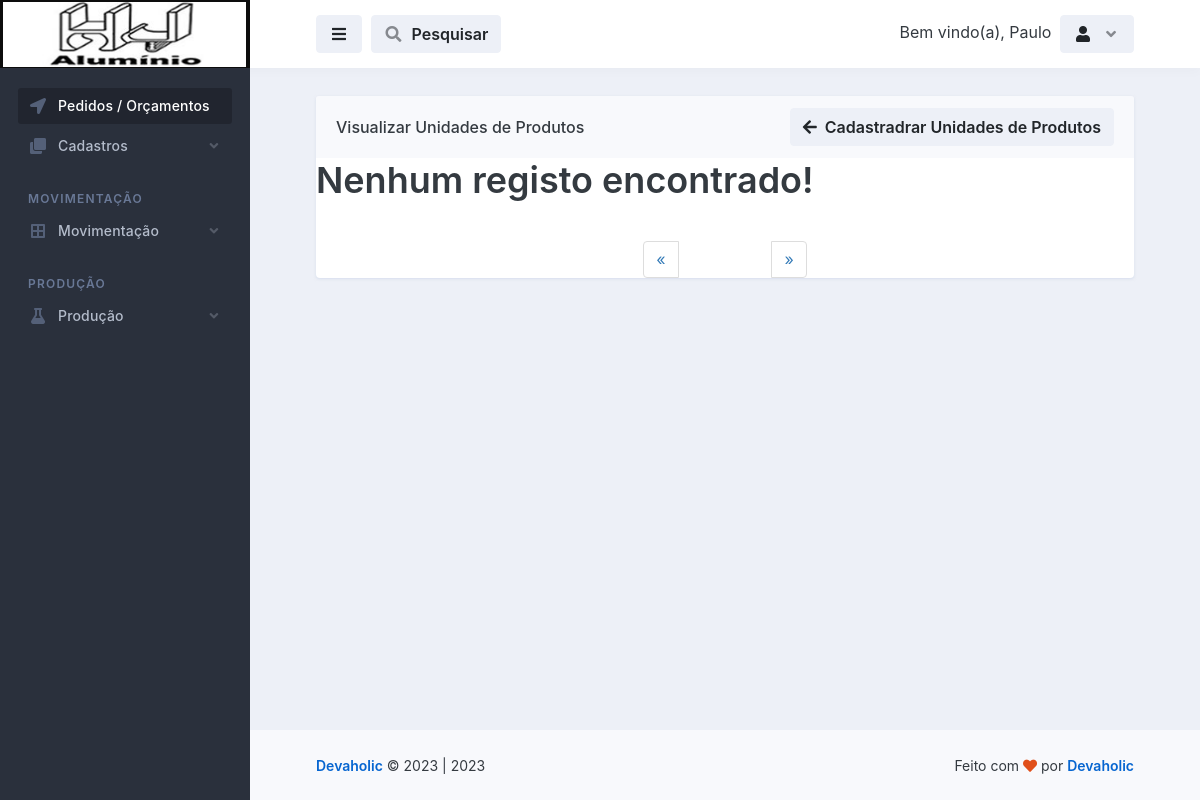
The page /unidades_de_produto/visualizar_unidades_de_produto.php (signed in) on the database as committed earlier.
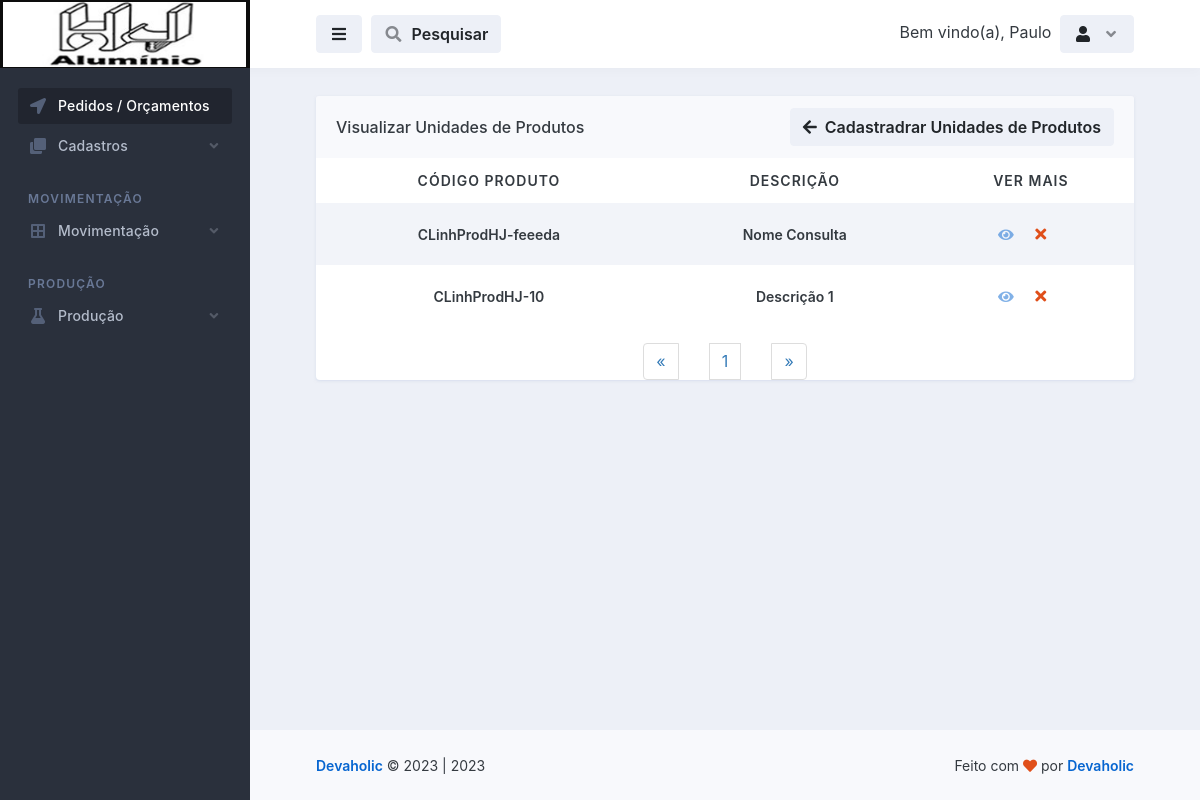
The same page on the database as committed later.
### tables this page shows
CREATE TABLE `unidades_de_produto` (
  `id` int(11) NOT NULL,
  `descricao` varchar(255) NOT NULL,
  `codigo_produto` varchar(255) NOT NULL,
  `codigo_interno` varchar(255) NOT NULL,
  `abreviacao` varchar(100) NOT NULL,
  `ultima_alteracao` date NOT NULL,
  `ativo` varchar(20) NOT NULL
);

### database.php (called while the page is built, shortened)
<?php
    class database
    {
        public $server = 'localhost';
        public $user = 'root';
        public $pass = '';
        public $bdn = 'maxportas';
        public function __construct()
        {
            try{
            $this->conn = new PDO('mysql:host='.$this->server.'; dbname='.$this->bdn, $this->user, $this->pass);
            } catch(PDOException $e){
                echo "Error $e";
            }
        }
    }
?>

### controllers/controllers_unidades_de_produto.php (called while the page is built, shortened)
<?php
    include "../database.php";
class controllers_unidades_de_produto extends database
{
    public function selecionar_unidades_de_produto()
    {
        $selecionar_unidades_de_produto = $this->conn->prepare("SELECT * FROM unidades_de_produto ORDER BY id DESC");
        $selecionar_unidades_de_produto->execute();
        $resulunidades_de_produto = $selecionar_unidades_de_produto->fetchAll(PDO::FETCH_ASSOC);
        return $resulunidades_de_produto;
    }
}
?>

### unidades_de_produto/visualizar_unidades_de_produto.php (the view, shortened to what the changed rows need)
<?php
    $servidor = "localhost";
$usuario = "root";
$senha = "";
$dbname = "maxportas";
$conn = mysqli_connect($servidor, $usuario, $senha, $dbname);
$pagina = (isset($_GET['pagina']))? $_GET['pagina'] : 1;
$result_unidades_de_produto = "SELECT * FROM unidades_de_produto";
$resultado_unidades_de_produto = mysqli_query($conn, $result_unidades_de_produto);
$total_unidades_de_produto = mysqli_num_rows($resultado_unidades_de_produto);
$quantidade_pg = 10;
$num_pagina = ceil($total_unidades_de_produto/$quantidade_pg);
$incio = ($quantidade_pg*$pagina)-$quantidade_pg;
$result_unidades_de_produto = "SELECT * FROM unidades_de_produto limit $incio, $quantidade_pg";
$resultado_unidades_de_produto = mysqli_query($conn, $result_unidades_de_produto);
?>
<!doctype html>
<html lang="en">
  <head>
    <link rel="stylesheet" id="css-main" href="../assets/css/dashmix.min.css">
    <link rel="stylesheet" href="../assets/css/pagination.css">
  </head>
  <body>
    <div id="page-container" class="sidebar-o sidebar-dark enable-page-overlay side-scroll page-header-fixed main-content-narrow">
      <main id="main-container">
        <div class="content content-full content-boxed">
          <div class="row">
            <div class="col-md-12">
              <div class="block block-rounded block-mode-loading-refresh">
                <div class="table-responsive">
                  <table class="table table-striped table-hover table-borderless table-vcenter fs-sm">
                  <?php
                    require_once "../controllers/controllers_unidades_de_produto.php";
                    $selecionar_unidades_de_produto = new controllers_unidades_de_produto();
                    $result_unidades_de_produto = $selecionar_unidades_de_produto->selecionar_unidades_de_produto();
                    if(count($result_unidades_de_produto) > 0)
                    { ?>
                    <thead style="text-align: center;">
                      <tr class="text-uppercase">
                        <th>Código Produto</th>
                        <th>Descrição</th>
                        <th>Ver Mais</th>
                      </tr>
                    </thead>
                    <?php }?>
                    <tbody style="text-align: center;">
                        <?php
                            require_once "../controllers/controllers_unidades_de_produto.php";
                            $selecionar_unidades_de_produto = new controllers_unidades_de_produto();
                            $result_unidades_de_produto = $selecionar_unidades_de_produto->selecionar_unidades_de_produto();
                            if(count($result_unidades_de_produto) > 0)
                            {
                              while($row_unidades_de_produto = mysqli_fetch_assoc($resultado_unidades_de_produto)){ ?>
                                <tr style="text-align: center;">
                                  <td>
                                      <span class="fw-semibold"><?php echo $row_unidades_de_produto['codigo_produto']; ?></span>
                                  </td>
                                  <td>
                                      <span class="fw-semibold"><?php echo $row_unidades_de_produto['descricao']; ?></span>
                                  </td>
                                  <td class="text-center text-nowrap fw-medium" style="display: flex; justify-content: center; align-items: center;">
                                    <a href="vermais_unidades_de_produto.php?view_unidades_de_produto=<?php $idCriptografado = base64_encode($row_unidades_de_produto['id']); echo $idCriptografado;?>">
                                        <i class="fa fa-eye me-1 opacity-50"></i>
                                    </a>
                                    <?php
                                       echo "<button class='btn' onclick='abrirModal(".$row_unidades_de_produto['id'].")'><i class='fa fa-fw fa-times text-danger'></i></button>";
                                      ?>
                                  </td>
                                </tr>
                          <?php } } else { echo "<h1>Nenhum registo encontrado!</h1>"; } ?>
                    </tbody>
                  </table>
                <nav class="text-center">
                  <ul class="pagination" style="display: flex; align-items: center; justify-content: space-between; width: 20%; margin: auto;">
                    <?php
                    for($i = 1; $i < $num_pagina + 1; $i++){ ?>
                      <li><a href="visualizar_unidades_de_produto.php?pagina=<?php echo $i; ?>"><?php echo $i; ?></a>
                      </li>
                    <?php } ?>
                  </ul>
                </nav>
                </div>
                </div>
              </div>
        </div>
      </main>
    </div>
  </body>
</html>

Rows that differ between the two databases and show on the page:
added unidades_de_produto: codigo_produto "CLinhProdHJ-feeeda", descricao "Nome Consulta"
added unidades_de_produto: codigo_produto "CLinhProdHJ-10", descricao "Descrição 1"
Other text that changed with them:
text no longer shown: "Nenhum registo encontrado!"
text now shown: "CÓDIGO PRODUTO DESCRIÇÃO VER MAIS"
new list line: "1"
